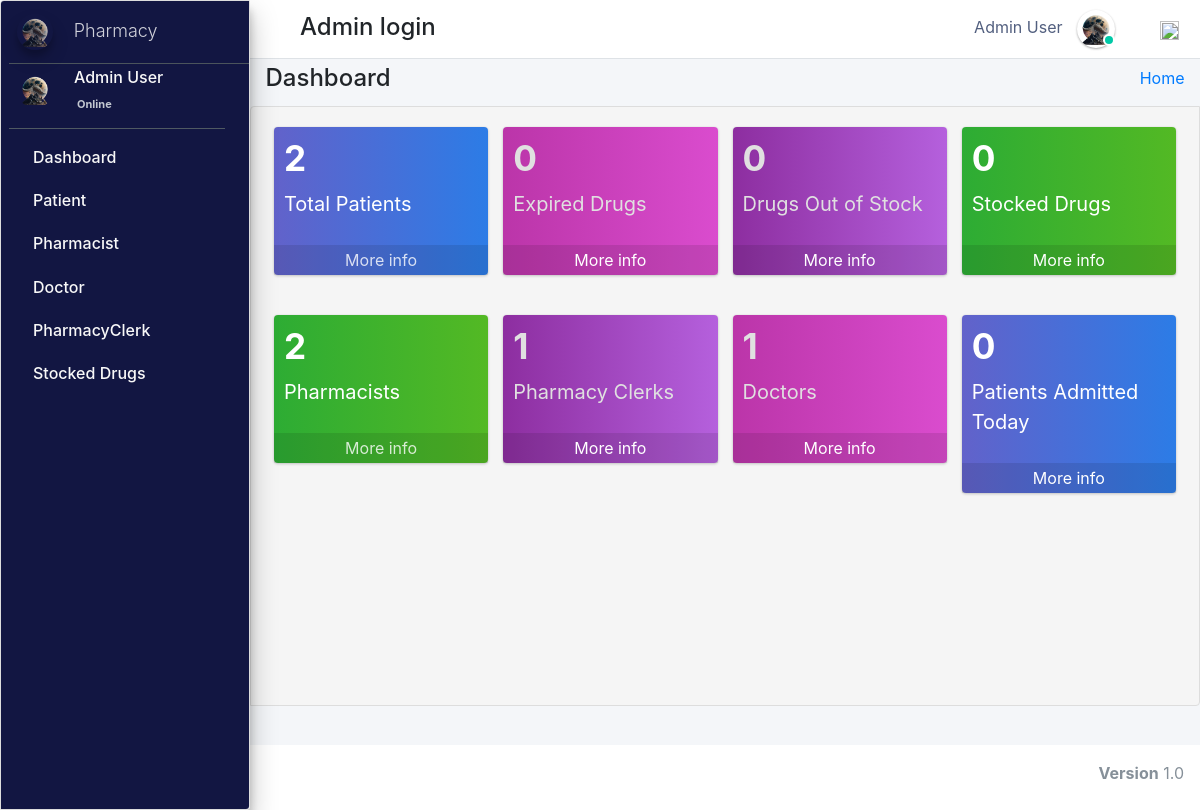
Page / (signed in) on the earlier database version.
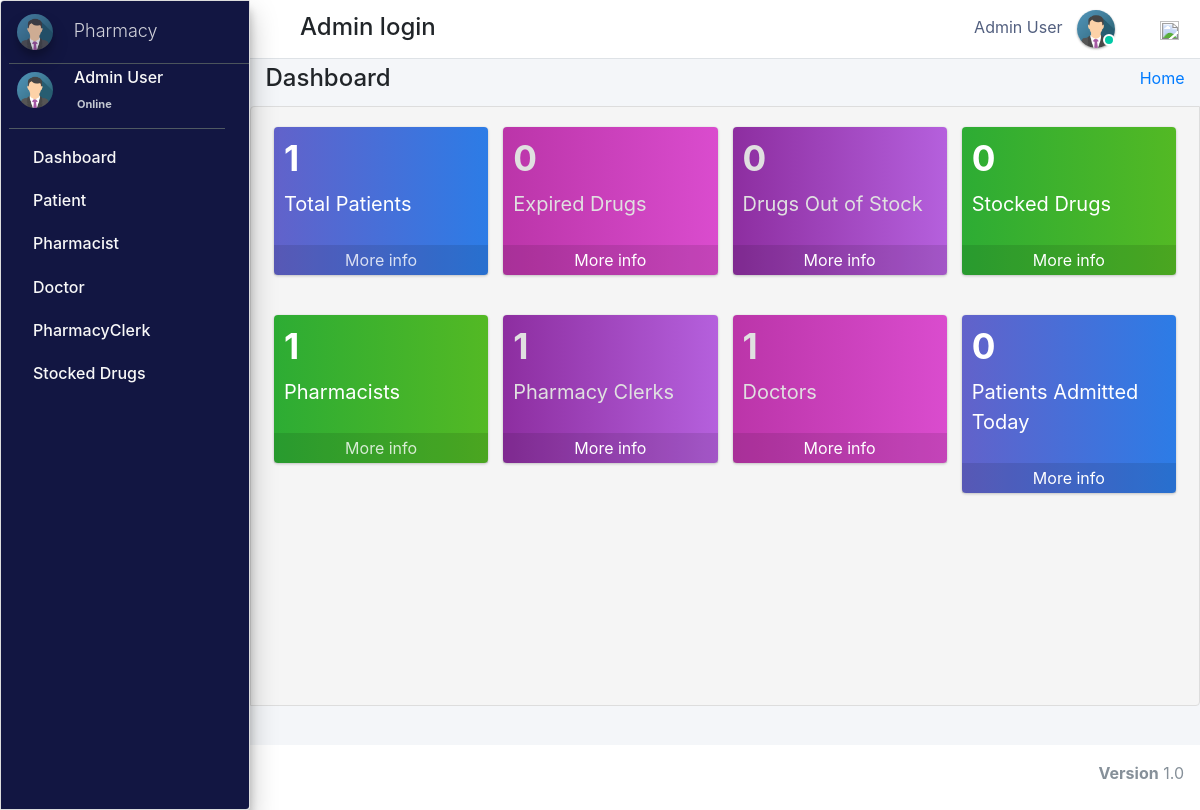
Same page on the later database version.
### pharmacy/models.py (models this page shows, shortened)
class CustomUser(AbstractUser):
    user_type_data = ((1, "AdminHOD"), (2, "Pharmacist"), (3, "Doctor"), (4, "PharmacyClerk"),(5, "Patients"))
    user_type = models.CharField(default=1, choices=user_type_data, max_length=10)

class AdminHOD(models.Model):
    gender_category=(
        ('Male','Male'),
        ('Female','Female'),
    )
    admin = models.OneToOneField(CustomUser,null=True, on_delete = models.CASCADE)
    emp_no= models.CharField(max_length=100,null=True,blank=True)
    gender=models.CharField(max_length=100,null=True,choices=gender_category)
    mobile=models.CharField(max_length=10,null=True,blank=True)
    address=models.CharField(max_length=300,null=True,blank=True)
    profile_pic=models.ImageField(default="admin.png",null=True,blank=True)
    created_at = models.DateTimeField(auto_now_add=True)
    updated_at = models.DateTimeField(auto_now=True)
    date_employed=models.DateTimeField(auto_now_add=True, auto_now=False)
    objects = models.Manager()

### pharmacy/HODViews.py (the view)
# urls.py: path('',HODViews.adminDashboard,name='admin_dashboard'),
def adminDashboard(request):
    patients_total=Patients.objects.all().count()
    doctors=Doctor.objects.all().count()
    pharmacist=Pharmacist.objects.all().count()
    receptionist=PharmacyClerk.objects.all().count()
    out_of_stock=Stock.objects.filter(quantity__lte=0).count()
    total_stock=Stock.objects.all().count()
    today = datetime.today()
    for_today = Patients.objects.filter(date_admitted__year=today.year, date_admitted__month=today.month, date_admitted__day=today.day).count()
    print(for_today)
    exipred=Stock.objects.annotate(
    expired=ExpressionWrapper(Q(valid_to__lt=Now()), output_field=BooleanField())
    ).filter(expired=True).count()
    context={
        "patients_total":patients_total,
        "expired_total":exipred,
        "out_of_stock":out_of_stock,
        "total_drugs":total_stock,
        "all_doctors":doctors,
        "all_pharmacists":pharmacist,
        "all_clerks":receptionist,
        "for_today":for_today
    }
    return render(request,'hod_templates/admin_dashboard.html',context)

### pharmacy/LoginCheckMiddleWare.py (called while the page is built, shortened)
    def process_view(self, request, view_func, view_args, view_kwargs):
        modulename = view_func.__module__
        user = request.user
        if user.is_authenticated:
            if user.user_type == "1":
                if modulename == "pharmacy.HODViews":
                    pass
                elif modulename == "":
                    pass
                elif modulename == "pharmacy.views" or modulename == "django.views.static":
                    pass
                else:
                    pass
            else:
                return redirect("login")
        else:
            if request.path == reverse("login"):
                pass
            else:
                return redirect("login")

### pharmacy/models.py (called while the page is built)
    def get_queryset(self):
        return super().get_queryset().annotate(
            expired=ExpressionWrapper(Q(valid_to__lt=Now()), output_field=BooleanField())
        )

### pharmacy/templates/hod_templates/admin_dashboard.html (shortened to what this page needs)
 {% extends 'hod_templates/base_template.html'%} {% load static %} {% block page_title %}
<h4>Dashboard</h4> {% endblock page_title %} {% block main_content %}
<section class="content">
    <div class="container-fluid">
        <div class="col-lg-12 col-md-12 dash-icon">
            <div class="row">
                <div class="col-lg-3 col-md-6   col-sm-6">
                    <div class="small-box mojahi">
                        <div class="inner">
                            <h3>{{patients_total}}</h3>
                            <p>Total Patients</p>
                        </div>
                        <a href="" class="small-box-footer">More info </a>
                    </div>
                </div>
                <div class="col-lg-3 col-sm-6  col-sm-6">
                    <div class="small-box mojahi2">
                        <div class="inner">
                            <h3>{{expired_total}}</h3>
                            <p>Expired Drugs</p>
                        </div>
                        <a href="" class="small-box-footer text-white">More info </a>
                    </div>
                </div>
                <div class="col-lg-3 col-md-6  col-sm-6">
                    <div class="small-box mojahi3">
                        <div class="inner">
                            <h3>{{out_of_stock}}</h3>
                            <p>Drugs Out of Stock</p>
                        </div>
                        <a href="" class="small-box-footer text-white">More info </a>
                    </div>
                </div>
                <div class="col-lg-3 col-md-6  col-sm-6">
                    <div class="small-box mojahi4">
                        <div class="inner">
                            <h3>{{total_drugs}}</h3>
                            <p>Stocked Drugs</p>
                        </div>
                        <a href="" class="small-box-footer text-white">More info </a>
                    </div>
                </div>
            </div>
            <div class="row">
                <div class="col-lg-3 col-md-6   col-sm-6">
                    <div class="small-box mojahi4">
                        <div class="inner">
                            <h3>{{all_pharmacists}}</h3>
                            <p>Pharmacists</p>
                        </div>
                        <a href="" class="small-box-footer">More info </a>
                    </div>
                </div>
                <div class="col-lg-3 col-sm-6  col-sm-6">
                    <div class="small-box mojahi3">
                        <div class="inner">
                            <h3>{{all_clerks}}</h3>
                            <p> Pharmacy Clerks</p>
                        </div>
                        <a href="" class="small-box-footer text-white">More info </a>
                    </div>
                </div>
                <div class="col-lg-3 col-md-6  col-sm-6">
                    <div class="small-box mojahi2">
                        <div class="inner">
                            <h3>{{all_doctors}}</h3>
                            <p>Doctors</p>
                        </div>
                        <a href="" class="small-box-footer text-white">More info </a>
                    </div>
                </div>
                <div class="col-lg-3 col-md-6  col-sm-6">
                    <div class="small-box mojahi">
                        <div class="inner">
                            <h3>{{for_today}}</h3>
                            <p> Patients Admitted Today</p>
                        </div>
                        <a href="" class="small-box-footer text-white">More info </a>
                    </div>
                </div>
            </div>
        </div>
    </div>
</section>
{% endblock main_content %}

### pharmacy/templates/hod_templates/base_template.html (shortened to what this page needs)
{% extends 'base_file.html' %} {% block htm %}
<body class="hold-transition sidebar-mini layout-fixed">
    <div class="wrapper">
        <nav class="main-header navbar navbar-expand navbar-white navbar-light">
            <ul class="navbar-nav">
                <li class="nav-item">
                    <a class="nav-link" data-widget="pushmenu" href="#" role="button"></a>
                </li>
            </ul>
            <h4 style="margin-left: 10px; margin-top: 5px;">Admin login </h4>
            <ul class="navbar-nav ml-auto">
                <li class="mx-3">
                    <a href="#" class="sm-submenu-with-image a">
                        <span>{{user.first_name}}  {{user.last_name}}</span>
                        <img src="{{request.user.adminhod.profile_pic.url}}" class="img-circle elevation-1" width="38" height="38" alt="">
                        <span class="avatar-status avatar-sm-status avatar-status-success"></span>
                    </a>
                </li>
                <li class="nav-item dropdown ml-3 low">
                    <a href="#" class="btn btn-outlined btn-black text-muted bg-transparent " data-toggle="dropdown" aria-expanded="false" data-wow-delay="0.7s"><img src="https://img.icons8.com/ios/50/000000/settings.png" width="19" height="19">
                    </a>
                </li>
            </ul>
        </nav>
        {% include 'hod_templates/sidebar.html'%}
        <div class="content-wrapper">
            <div class="content-header">
                <div class="container-fluid">
                    <div class="row ">
                        <div class="col-sm-6">
                            <h1 class="m-0 text-dark">
                                {% block page_title %} {% endblock page_title %}
                            </h1>
                        </div>
                        <div class="col-sm-6 ">
                            <ol class="breadcrumb float-sm-right">
                                <li class="breadcrumb-item"><a href="">Home</a></li>
                            </ol>
                        </div>
                    </div>
                </div>
            </div>
            {% block main_content %} {% endblock main_content %}
        </div>
        {% include 'hod_templates/footer.html'%}
    </div>
    {% endblock htm %}

### pharmacy/templates/hod_templates/sidebar.html (shortened to what this page needs)
<aside class="main-sidebar sidebar-dark-primary elevation-4">
    <a href="" class="brand-link ml-2">
        <img src="{{request.user.adminhod.profile_pic.url}}" alt="" width="36" height="36" class=" img-circle elevation-3" style="opacity: .8">
        <span class="brand-text font-weight-light mt-1 ml-3 mmust">Pharmacy</span>
    </a>
    <div class="sidebar">
        <div class="user-panel mr-3">
            <div class="pull-left image sm-submenu-with-image a ml-2 ">
                <img src="{{request.user.adminhod.profile_pic.url}}" class="img-circle mt-2" width="36" height="36" alt="User Image">
            </div>
            <div class="pull-left info">
                <p>{{user.first_name}} {{user.last_name}}</p>
                <a href="#"> Online</a>
            </div>
        </div>
        <nav class="mt-2">
            <ul class="nav nav-pills nav-sidebar flex-column" data-widget="treeview" role="menu" data-accordion="false">
                <li class="nav-item">
                    <a href="{% url  'admin_dashboard' %}" class="nav-link">
                        <p>
                            Dashboard
                        </p>
                    </a>
                </li>
                <li class="nav-item">
                    <a href="#" class="nav-link">
                        <p>
                            Patient
                        </p>
                    </a>
                </li>
                <li class="nav-item">
                    <a href="#" class="nav-link">
                        <p>
                            Pharmacist
                        </p>
                    </a>
                </li>
                <li class="nav-item">
                    <a href="#" class="nav-link">
                        <p>
                            Doctor
                        </p>
                    </a>
                </li>
                <li class="nav-item">
                    <a href="#" class="nav-link">
                        <p>
                            PharmacyClerk
                        </p>
                    </a>
                </li>
                <li class="nav-item">
                    <a href="#" class="nav-link">
                        <p>
                            Stocked Drugs
                        </p>
                    </a>
                </li>
            </ul>
        </nav>
    </div>
</aside>

Differences in the rows shown:
changed CustomUser "Admin": user.adminhod.profile_pic: a different picture
Other differences:
{{ patients_total }}: "2" → "1"
{{ all_pharmacists }}: "2" → "1"
